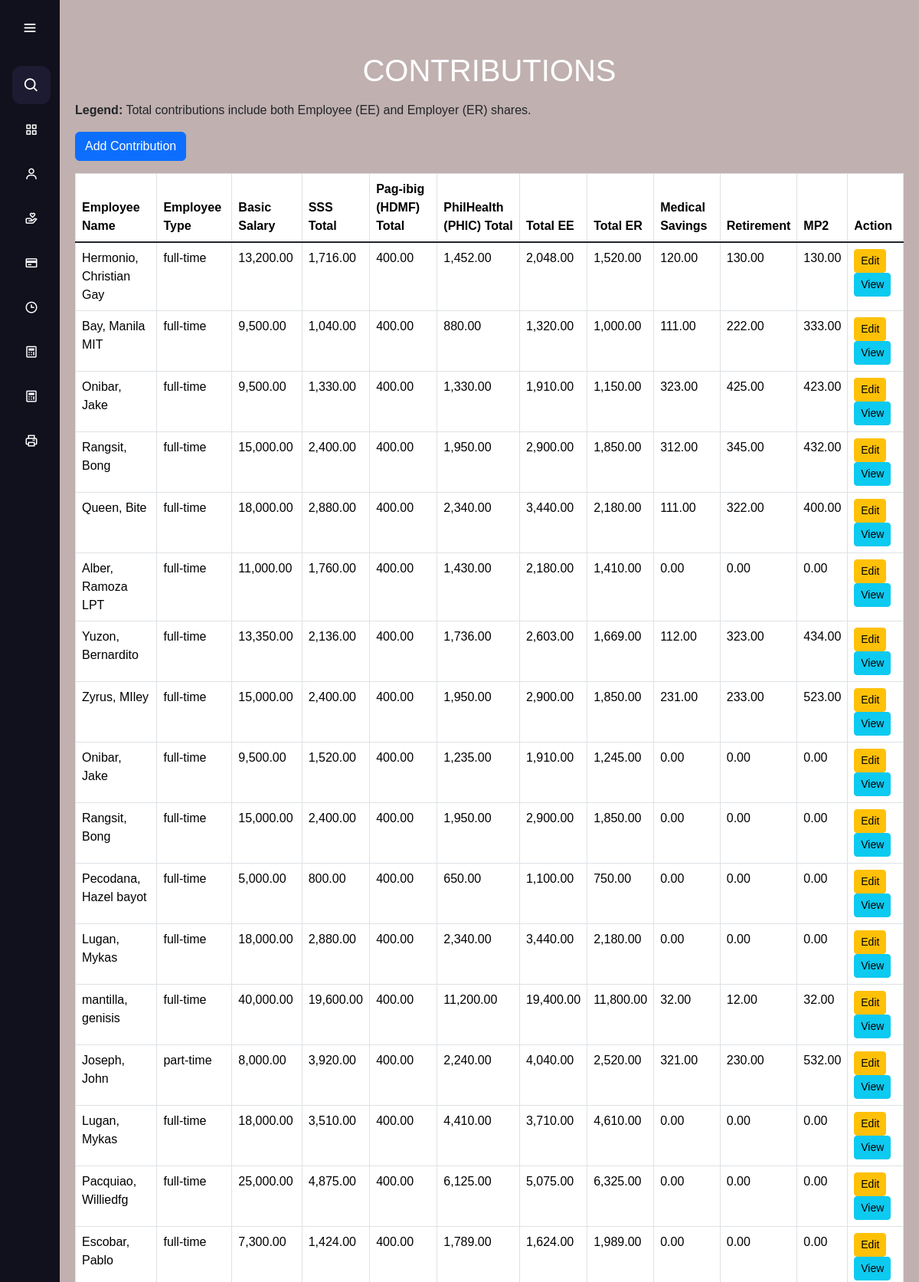
The app's page /manage_contributions.php (upper part) with its own data.
### tables this page shows
CREATE TABLE `contributions` (
  `contributions_id` int(11) NOT NULL,
  `employee_id` int(11) NOT NULL,
  `sss_ee` decimal(11,0) NOT NULL,
  `pag_ibig_ee` decimal(11,0) NOT NULL,
  `philhealth_ee` decimal(11,0) NOT NULL,
  `sss_er` decimal(11,0) NOT NULL,
  `pag_ibig_er` decimal(11,0) NOT NULL,
  `philhealth_er` decimal(11,0) NOT NULL,
  `medical_savings` decimal(10,0) NOT NULL,
  `retirement` decimal(10,0) NOT NULL,
  `mp2` decimal(10,0) NOT NULL
);

CREATE TABLE `employees` (
  `employee_id` int(11) NOT NULL,
  `first_name` varchar(255) NOT NULL,
  `last_name` varchar(255) NOT NULL,
  `suffix_title` varchar(50) NOT NULL,
  `employee_type` enum('full-time','part-time') NOT NULL,
  `classification` varchar(255) NOT NULL,
  `basic_salary` decimal(10,2) NOT NULL,
  `honorarium` decimal(10,2) DEFAULT 0.00,
  `incentives` decimal(10,0) NOT NULL,
  `overload_rate` decimal(10,0) NOT NULL,
  `watch_reward` decimal(10,0) NOT NULL,
  `absent_lateRate` decimal(10,0) NOT NULL,
  `created_at` timestamp NOT NULL DEFAULT current_timestamp()
);

### manage_contributions.php (the view, shortened to what this page needs)
<?php
require 'database_connection.php';
$sql = "SELECT
            c.contributions_id,
            e.employee_id,
            CONCAT(e.last_name, ', ', e.first_name, ' ', e.suffix_title) AS Name,
            e.employee_type AS Type,
            e.basic_salary AS Basic,
            c.sss_ee, c.pag_ibig_ee, c.philhealth_ee,
            c.sss_er, c.pag_ibig_er, c.philhealth_er,
            c.medical_savings, c.retirement, c.mp2
        FROM contributions c
        JOIN employees e ON c.employee_id = e.employee_id";
$result = $conn->query($sql);
?>
<!DOCTYPE html>
<html lang="en">
<head>
     <link href="css/bootstrap.min.css" rel="stylesheet">
</head>
<body>
    <?php include 'aside.php'; ?>
    <main>
        <div class="container mt-5 mb-3 text-center text-white">
            <h1>CONTRIBUTIONS</h1>
        </div>
        <p><strong>Legend:</strong> Total contributions include both Employee (EE) and Employer (ER) shares.</p>
        <a href="manage_contributions_add.php" class="btn btn-primary mb-3">Add Contribution</a>
        <div id="contributions-table" style="background-color: white;">
        <table class="table table-bordered" style="background-color: white;">
                <thead>
                    <tr>
                        <th>Employee Name</th>
                        <th>Employee Type</th>
                        <th>Basic Salary</th>
                        <th>SSS Total</th>
                        <th>Pag-ibig (HDMF) Total</th>
                        <th>PhilHealth (PHIC) Total</th>
                        <th>Total EE</th>
                        <th>Total ER</th>
                        <th>Medical Savings</th>
                        <th>Retirement</th>
                        <th>MP2</th>
                        <th>Action</th>
                    </tr>
                </thead>
                <tbody style="background-color: white;">
                    <?php
                    if ($result->num_rows > 0) {
                        while ($row = $result->fetch_assoc()) {
                            $sss_total = $row['sss_ee'] + $row['sss_er'];
                            $pagibig_total = $row['pag_ibig_ee'] + $row['pag_ibig_er'];
                            $philhealth_total = $row['philhealth_ee'] + $row['philhealth_er'];
                            $total_ee = $row['sss_ee'] + $row['pag_ibig_ee'] + $row['philhealth_ee'];
                            $total_er = $row['sss_er'] + $row['pag_ibig_er'] + $row['philhealth_er'];
                            $medical_savings = $row['medical_savings'];
                            $retirement = $row['retirement'];
                            $mp2 = $row['mp2'];
                            echo "<tr>
                    <td>{$row['Name']}</td>
                    <td>{$row['Type']}</td>
                    <td>" . number_format($row['Basic'], 2) . "</td>
                    <td>" . number_format($sss_total, 2) . "</td>
                    <td>" . number_format($pagibig_total, 2) . "</td>
                    <td>" . number_format($philhealth_total, 2) . "</td>
                    <td>" . number_format($total_ee, 2) . "</td>
                    <td>" . number_format($total_er, 2) . "</td>
                    <td>" . number_format($medical_savings, 2) . "</td>
                    <td>" . number_format($retirement, 2) . "</td>
                    <td>" . number_format($mp2, 2) . "</td>
                    <td>
                        <a href='manage_contributions_edit.php?id={$row['contributions_id']}' class='btn btn-warning btn-sm'>Edit</a>
                        <button class='btn btn-info btn-sm' data-bs-toggle='modal' data-bs-target='#viewModal'
                            onclick='loadModal({$row['contributions_id']})'>View</button>
                    </td>
                </tr>";
                        }
                    } else {
                        echo "<tr><td colspan='11'>No data found</td></tr>";
                    }
                    ?>
                </tbody>
            </table>
        </div>
    </main>
</body>
</html>

### styles.css (style rules this page uses)
* { margin: 0; padding: 0; box-sizing: border-box; font-family: "Poppins", sans-serif; }
main { margin-left: 78px; padding: 20px; transition: margin-left 0.5s ease; min-height: 100vh; background: rgb(192, 176, 176); }

### records on screen
contributions: Name "Hermonio, Christian Gay", employee.employee_type "full-time", employee.basic_salary "13,200.00", sss_total "1,716.00", pagibig_total "400.00", philhealth_total "1,452.00", total_ee "2,048.00", total_er "1,520.00", medical_savings "120.00", retirement "130.00", mp2 "130.00"
contributions: Name "Bay, Manila MIT", employee.employee_type "full-time", employee.basic_salary "9,500.00", sss_total "1,040.00", pagibig_total "400.00", philhealth_total "880.00", total_ee "1,320.00", total_er "1,000.00", medical_savings "111.00", retirement "222.00", mp2 "333.00"
contributions: Name "Onibar, Jake", employee.employee_type "full-time", employee.basic_salary "9,500.00", sss_total "1,330.00", pagibig_total "400.00", philhealth_total "1,330.00", total_ee "1,910.00", total_er "1,150.00", medical_savings "323.00", retirement "425.00", mp2 "423.00"
contributions: Name "Rangsit, Bong", employee.employee_type "full-time", employee.basic_salary "15,000.00", sss_total "2,400.00", pagibig_total "400.00", philhealth_total "1,950.00", total_ee "2,900.00", total_er "1,850.00", medical_savings "312.00", retirement "345.00", mp2 "432.00"
contributions: Name "Queen, Bite", employee.employee_type "full-time", employee.basic_salary "18,000.00", sss_total "2,880.00", pagibig_total "400.00", philhealth_total "2,340.00", total_ee "3,440.00", total_er "2,180.00", medical_savings "111.00", retirement "322.00", mp2 "400.00"
contributions: Name "Alber, Ramoza LPT", employee.employee_type "full-time", employee.basic_salary "11,000.00", sss_total "1,760.00", pagibig_total "400.00", philhealth_total "1,430.00", total_ee "2,180.00", total_er "1,410.00", medical_savings "0.00", retirement "0.00", mp2 "0.00"
contributions: Name "Yuzon, Bernardito", employee.employee_type "full-time", employee.basic_salary "13,350.00", sss_total "2,136.00", pagibig_total "400.00", philhealth_total "1,736.00", total_ee "2,603.00", total_er "1,669.00", medical_savings "112.00", retirement "323.00", mp2 "434.00"
contributions: Name "Zyrus, MIley", employee.employee_type "full-time", employee.basic_salary "15,000.00", sss_total "2,400.00", pagibig_total "400.00", philhealth_total "1,950.00", total_ee "2,900.00", total_er "1,850.00", medical_savings "231.00", retirement "233.00", mp2 "523.00"
contributions: Name "Onibar, Jake", employee.employee_type "full-time", employee.basic_salary "9,500.00", sss_total "1,520.00", pagibig_total "400.00", philhealth_total "1,235.00", total_ee "1,910.00", total_er "1,245.00", medical_savings "0.00", retirement "0.00", mp2 "0.00"
contributions: Name "Rangsit, Bong", employee.employee_type "full-time", employee.basic_salary "15,000.00", sss_total "2,400.00", pagibig_total "400.00", philhealth_total "1,950.00", total_ee "2,900.00", total_er "1,850.00", medical_savings "0.00", retirement "0.00", mp2 "0.00"
contributions: Name "Pecodana, Hazel bayot", employee.employee_type "full-time", employee.basic_salary "5,000.00", sss_total "800.00", pagibig_total "400.00", philhealth_total "650.00", total_ee "1,100.00", total_er "750.00", medical_savings "0.00", retirement "0.00", mp2 "0.00"
contributions: Name "Lugan, Mykas", employee.employee_type "full-time", employee.basic_salary "18,000.00", sss_total "2,880.00", pagibig_total "400.00", philhealth_total "2,340.00", total_ee "3,440.00", total_er "2,180.00", medical_savings "0.00", retirement "0.00", mp2 "0.00"
contributions: Name "mantilla, genisis", employee.employee_type "full-time", employee.basic_salary "40,000.00", sss_total "19,600.00", pagibig_total "400.00", philhealth_total "11,200.00", total_ee "19,400.00", total_er "11,800.00", medical_savings "32.00", retirement "12.00", mp2 "32.00"
contributions: Name "Joseph, John", employee.employee_type "part-time", employee.basic_salary "8,000.00", sss_total "3,920.00", pagibig_total "400.00", philhealth_total "2,240.00", total_ee "4,040.00", total_er "2,520.00", medical_savings "321.00", retirement "230.00", mp2 "532.00"
contributions: Name "Lugan, Mykas", employee.employee_type "full-time", employee.basic_salary "18,000.00", sss_total "3,510.00", pagibig_total "400.00", philhealth_total "4,410.00", total_ee "3,710.00", total_er "4,610.00", medical_savings "0.00", retirement "0.00", mp2 "0.00"
contributions: Name "Pacquiao, Williedfg", employee.employee_type "full-time", employee.basic_salary "25,000.00", sss_total "4,875.00", pagibig_total "400.00", philhealth_total "6,125.00", total_ee "5,075.00", total_er "6,325.00", medical_savings "0.00", retirement "0.00", mp2 "0.00"
contributions: Name "Escobar, Pablo", employee.employee_type "full-time", employee.basic_salary "7,300.00", sss_total "1,424.00", pagibig_total "400.00", philhealth_total "1,789.00", total_ee "1,624.00", total_er "1,989.00", medical_savings "0.00", retirement "0.00", mp2 "0.00"
